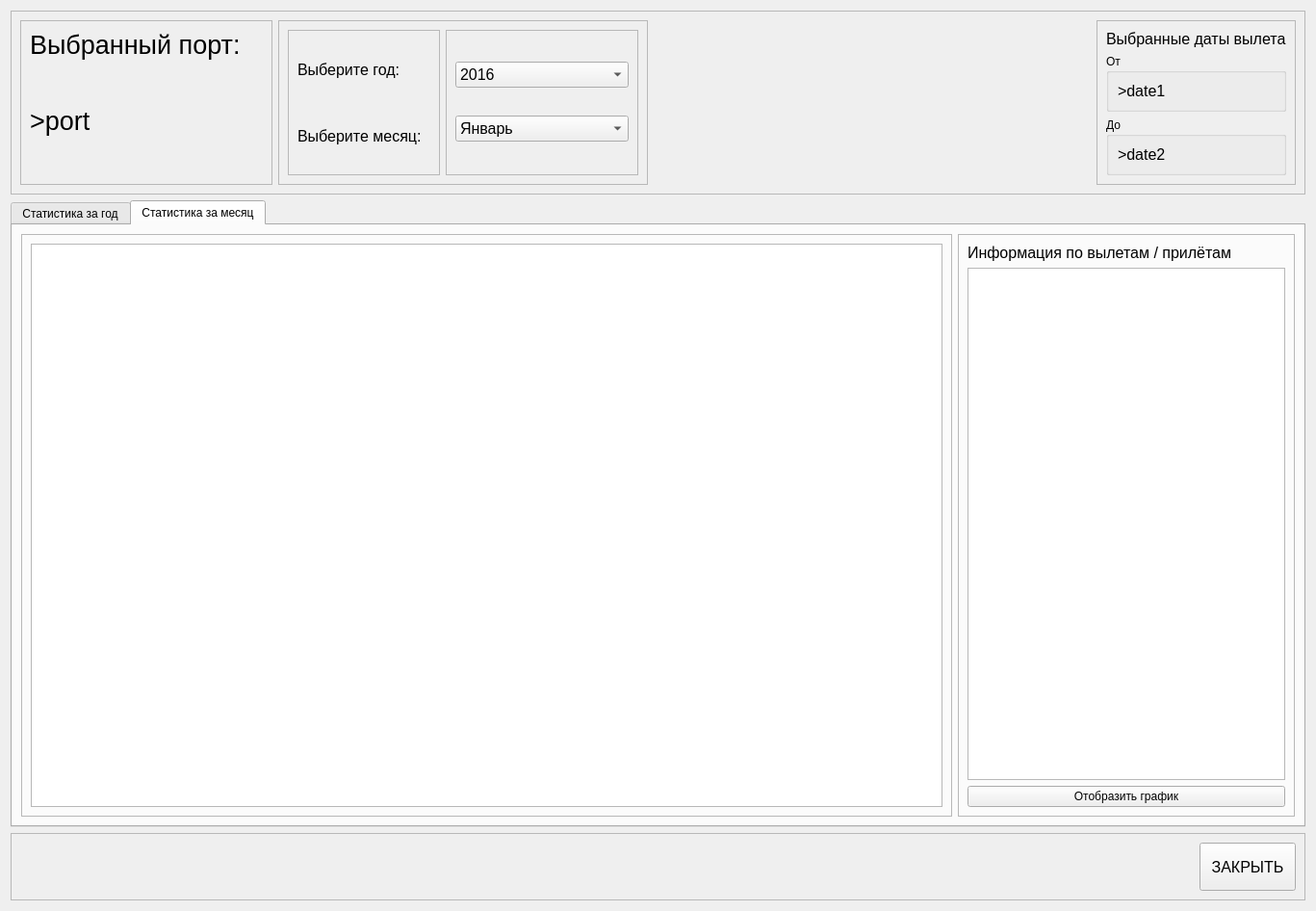
<?xml version="1.0" encoding="UTF-8"?>
<ui version="4.0">
 <class>Statwindow</class>
 <widget class="QDialog" name="Statwindow">
  <property name="geometry">
   <rect>
    <x>0</x>
    <y>0</y>
    <width>1367</width>
    <height>946</height>
   </rect>
  </property>
  <property name="windowTitle">
   <string>Dialog</string>
  </property>
  <layout class="QVBoxLayout" name="verticalLayout_5">
   <item>
    <widget class="QFrame" name="fr_information">
     <property name="frameShape">
      <enum>QFrame::StyledPanel</enum>
     </property>
     <property name="frameShadow">
      <enum>QFrame::Raised</enum>
     </property>
     <layout class="QHBoxLayout" name="horizontalLayout">
      <item>
       <widget class="QFrame" name="fr_port_info">
        <property name="frameShape">
         <enum>QFrame::StyledPanel</enum>
        </property>
        <property name="frameShadow">
         <enum>QFrame::Raised</enum>
        </property>
        <layout class="QVBoxLayout" name="verticalLayout_7">
         <item>
          <widget class="QLabel" name="lb_port_lb">
           <property name="font">
            <font>
             <pointsize>20</pointsize>
            </font>
           </property>
           <property name="text">
            <string>Выбранный порт:   </string>
           </property>
           <property name="alignment">
            <set>Qt::AlignLeading|Qt::AlignLeft|Qt::AlignTop</set>
           </property>
          </widget>
         </item>
         <item>
          <widget class="QLabel" name="lb_port_info">
           <property name="font">
            <font>
             <pointsize>20</pointsize>
            </font>
           </property>
           <property name="text">
            <string>&gt;port</string>
           </property>
           <property name="alignment">
            <set>Qt::AlignLeading|Qt::AlignLeft|Qt::AlignTop</set>
           </property>
          </widget>
         </item>
        </layout>
       </widget>
      </item>
      <item>
       <widget class="QFrame" name="fr_selections">
        <property name="frameShape">
         <enum>QFrame::StyledPanel</enum>
        </property>
        <property name="frameShadow">
         <enum>QFrame::Raised</enum>
        </property>
        <layout class="QHBoxLayout" name="horizontalLayout_5">
         <item>
          <widget class="QFrame" name="fr_input">
           <property name="frameShape">
            <enum>QFrame::StyledPanel</enum>
           </property>
           <property name="frameShadow">
            <enum>QFrame::Raised</enum>
           </property>
           <layout class="QVBoxLayout" name="verticalLayout_4">
            <item>
             <widget class="QLabel" name="lb_select_year">
              <property name="font">
               <font>
                <pointsize>12</pointsize>
               </font>
              </property>
              <property name="text">
               <string>Выберите год:       </string>
              </property>
             </widget>
            </item>
            <item>
             <widget class="QLabel" name="lb_select_month">
              <property name="font">
               <font>
                <pointsize>12</pointsize>
               </font>
              </property>
              <property name="text">
               <string>Выберите месяц:</string>
              </property>
             </widget>
            </item>
           </layout>
          </widget>
         </item>
         <item>
          <widget class="QFrame" name="fr_labels">
           <property name="minimumSize">
            <size>
             <width>200</width>
             <height>0</height>
            </size>
           </property>
           <property name="frameShape">
            <enum>QFrame::StyledPanel</enum>
           </property>
           <property name="frameShadow">
            <enum>QFrame::Raised</enum>
           </property>
           <layout class="QVBoxLayout" name="verticalLayout_6">
            <item>
             <widget class="QComboBox" name="cb_select_year">
              <property name="font">
               <font>
                <pointsize>12</pointsize>
               </font>
              </property>
              <item>
               <property name="text">
                <string>2016</string>
               </property>
              </item>
              <item>
               <property name="text">
                <string>2017</string>
               </property>
              </item>
             </widget>
            </item>
            <item>
             <widget class="QComboBox" name="cb_select_month">
              <property name="font">
               <font>
                <pointsize>12</pointsize>
               </font>
              </property>
              <item>
               <property name="text">
                <string>Январь</string>
               </property>
              </item>
              <item>
               <property name="text">
                <string>Февраль</string>
               </property>
              </item>
              <item>
               <property name="text">
                <string>Март</string>
               </property>
              </item>
              <item>
               <property name="text">
                <string>Апрель</string>
               </property>
              </item>
              <item>
               <property name="text">
                <string>Май</string>
               </property>
              </item>
              <item>
               <property name="text">
                <string>Июнь</string>
               </property>
              </item>
              <item>
               <property name="text">
                <string>Июль</string>
               </property>
              </item>
              <item>
               <property name="text">
                <string>Август</string>
               </property>
              </item>
              <item>
               <property name="text">
                <string>Сентябрь</string>
               </property>
              </item>
              <item>
               <property name="text">
                <string>Октябрь</string>
               </property>
              </item>
              <item>
               <property name="text">
                <string>Ноябрь</string>
               </property>
              </item>
              <item>
               <property name="text">
                <string>Декабрь</string>
               </property>
              </item>
             </widget>
            </item>
           </layout>
          </widget>
         </item>
        </layout>
       </widget>
      </item>
      <item>
       <spacer name="horizontalSpacer">
        <property name="orientation">
         <enum>Qt::Horizontal</enum>
        </property>
        <property name="sizeHint" stdset="0">
         <size>
          <width>746</width>
          <height>20</height>
         </size>
        </property>
       </spacer>
      </item>
      <item>
       <widget class="QFrame" name="fr_date_info">
        <property name="frameShape">
         <enum>QFrame::StyledPanel</enum>
        </property>
        <property name="frameShadow">
         <enum>QFrame::Raised</enum>
        </property>
        <layout class="QVBoxLayout" name="verticalLayout_3">
         <item>
          <widget class="QLabel" name="lb_date_label">
           <property name="font">
            <font>
             <pointsize>12</pointsize>
            </font>
           </property>
           <property name="text">
            <string>Выбранные даты вылета</string>
           </property>
          </widget>
         </item>
         <item>
          <widget class="QGroupBox" name="gb_from">
           <property name="title">
            <string>От</string>
           </property>
           <layout class="QVBoxLayout" name="verticalLayout">
            <item>
             <widget class="QLabel" name="lb_from_date">
              <property name="font">
               <font>
                <pointsize>12</pointsize>
               </font>
              </property>
              <property name="text">
               <string>&gt;date1</string>
              </property>
             </widget>
            </item>
           </layout>
          </widget>
         </item>
         <item>
          <widget class="QGroupBox" name="gb_till">
           <property name="title">
            <string>До</string>
           </property>
           <layout class="QVBoxLayout" name="verticalLayout_2">
            <item>
             <widget class="QLabel" name="lb_till_date">
              <property name="font">
               <font>
                <pointsize>12</pointsize>
               </font>
              </property>
              <property name="text">
               <string>&gt;date2</string>
              </property>
             </widget>
            </item>
           </layout>
          </widget>
         </item>
        </layout>
       </widget>
      </item>
     </layout>
    </widget>
   </item>
   <item>
    <widget class="QTabWidget" name="tab_statistics">
     <property name="currentIndex">
      <number>1</number>
     </property>
     <widget class="QWidget" name="tab_year">
      <attribute name="title">
       <string>Статистика за год</string>
      </attribute>
      <layout class="QHBoxLayout" name="horizontalLayout_2">
       <item>
        <widget class="QFrame" name="fr_y_diagram">
         <property name="frameShape">
          <enum>QFrame::StyledPanel</enum>
         </property>
         <property name="frameShadow">
          <enum>QFrame::Raised</enum>
         </property>
         <layout class="QHBoxLayout" name="horizontalLayout_6">
          <item>
           <widget class="QChartView" name="viewport_year"/>
          </item>
         </layout>
        </widget>
       </item>
       <item>
        <widget class="QFrame" name="fr_y_util">
         <property name="maximumSize">
          <size>
           <width>350</width>
           <height>16777215</height>
          </size>
         </property>
         <property name="frameShape">
          <enum>QFrame::StyledPanel</enum>
         </property>
         <property name="frameShadow">
          <enum>QFrame::Raised</enum>
         </property>
         <layout class="QVBoxLayout" name="verticalLayout_8">
          <item>
           <widget class="QLabel" name="lb_y_info">
            <property name="font">
             <font>
              <pointsize>12</pointsize>
             </font>
            </property>
            <property name="text">
             <string>Информация по вылетам / прилётам</string>
            </property>
           </widget>
          </item>
          <item>
           <widget class="QTextEdit" name="te_y_info"/>
          </item>
          <item>
           <widget class="QPushButton" name="pb_paint_year">
            <property name="text">
             <string>Отобразить график</string>
            </property>
           </widget>
          </item>
         </layout>
        </widget>
       </item>
      </layout>
     </widget>
     <widget class="QWidget" name="tab_month">
      <attribute name="title">
       <string>Статистика за месяц</string>
      </attribute>
      <layout class="QHBoxLayout" name="horizontalLayout_3">
       <item>
        <widget class="QFrame" name="fr_m_diagram">
         <property name="frameShape">
          <enum>QFrame::StyledPanel</enum>
         </property>
         <property name="frameShadow">
          <enum>QFrame::Raised</enum>
         </property>
         <layout class="QHBoxLayout" name="horizontalLayout_7">
          <item>
           <widget class="QChartView" name="viewport_month"/>
          </item>
         </layout>
        </widget>
       </item>
       <item>
        <widget class="QFrame" name="fr_m_util">
         <property name="maximumSize">
          <size>
           <width>350</width>
           <height>16777215</height>
          </size>
         </property>
         <property name="frameShape">
          <enum>QFrame::StyledPanel</enum>
         </property>
         <property name="frameShadow">
          <enum>QFrame::Raised</enum>
         </property>
         <layout class="QVBoxLayout" name="verticalLayout_9">
          <item>
           <widget class="QLabel" name="lb_m_info">
            <property name="font">
             <font>
              <pointsize>12</pointsize>
             </font>
            </property>
            <property name="text">
             <string>Информация по вылетам / прилётам</string>
            </property>
           </widget>
          </item>
          <item>
           <widget class="QTextEdit" name="te_m_info"/>
          </item>
          <item>
           <widget class="QPushButton" name="pb_paint_month">
            <property name="text">
             <string>Отобразить график</string>
            </property>
           </widget>
          </item>
         </layout>
        </widget>
       </item>
      </layout>
     </widget>
    </widget>
   </item>
   <item>
    <widget class="QFrame" name="fr_controls">
     <property name="frameShape">
      <enum>QFrame::StyledPanel</enum>
     </property>
     <property name="frameShadow">
      <enum>QFrame::Raised</enum>
     </property>
     <layout class="QHBoxLayout" name="horizontalLayout_4">
      <item>
       <spacer name="horizontalSpacer_2">
        <property name="orientation">
         <enum>Qt::Horizontal</enum>
        </property>
        <property name="sizeHint" stdset="0">
         <size>
          <width>843</width>
          <height>20</height>
         </size>
        </property>
       </spacer>
      </item>
      <item>
       <widget class="QPushButton" name="pb_close">
        <property name="minimumSize">
         <size>
          <width>100</width>
          <height>50</height>
         </size>
        </property>
        <property name="font">
         <font>
          <pointsize>12</pointsize>
         </font>
        </property>
        <property name="text">
         <string>ЗАКРЫТЬ</string>
        </property>
       </widget>
      </item>
     </layout>
    </widget>
   </item>
  </layout>
 </widget>
 <customwidgets>
  <customwidget>
   <class>QChartView</class>
   <extends>QGraphicsView</extends>
   <header location="global">QtCharts.h</header>
  </customwidget>
 </customwidgets>
 <resources/>
 <connections/>
</ui>
